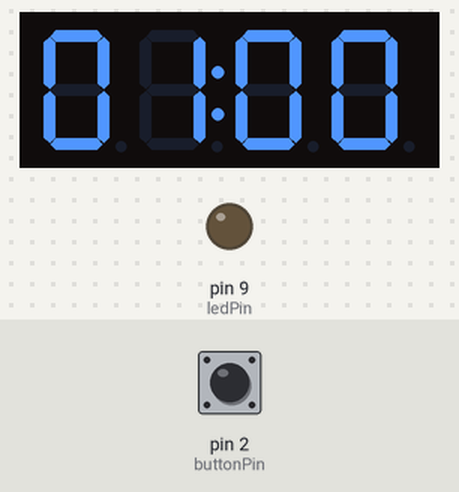
Bench run of a sketch on a simulated Arduino Uno, built with avr-gcc and run on an emulated ATmega328P. Parts: 4-digit seven-segment display, output pins drawn as LEDs (lit = HIGH). Inputs (shaded band) come from the test bench; at power-on: pin 2 (buttonPin) LOW. What the sketch prints to the serial monitor is not drawn.

Above: at 1.2 s.
1.3 s: pin 2 (buttonPin) pulled HIGH for 0.15 s
At 3.1 s:
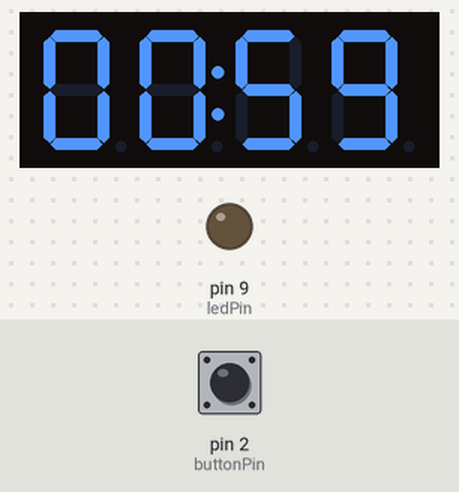
At 5.1 s:
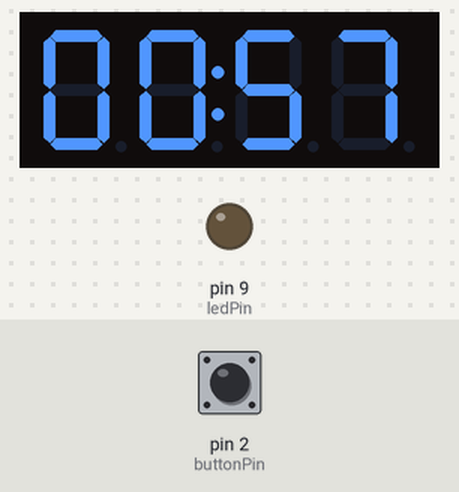
Timing chart, 0 to 6.6 s (numbered marks = the images above; inputs shaded):
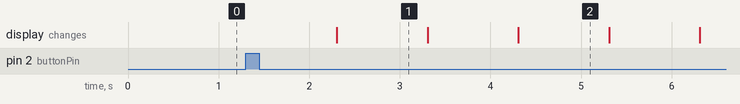

The sketch:

timer.ino
```cpp
#include <Wire.h>
#include <Adafruit_GFX.h>
#include "Adafruit_LEDBackpack.h"

Adafruit_7segment matrix = Adafruit_7segment();
const int buttonPin = 2;
const int ledPin = 9;

const int MIN_SEC_MINUTE = 0;

int mIniziale = 1;
int s1 = MIN_SEC_MINUTE;
int s2 = MIN_SEC_MINUTE;

void setup() {
  pinMode(buttonPin, INPUT);
  pinMode(ledPin, OUTPUT);

  #ifndef __AVR_ATtiny85__
    Serial.begin(9600);
    Serial.println("7 Segment Backpack Test");
  #endif
    matrix.begin(0x70);
}

void loop() {
   int m = mIniziale;

   matrix.drawColon(true);
   matrix.writeDigitNum(0, 0, false);
   matrix.writeDigitNum(1, m, false);
   matrix.writeDigitNum(3, 0, false);
   matrix.writeDigitNum(4, 0, false);
   matrix.writeDisplay();

   //Parte al click del bottone
   if(digitalRead(buttonPin)){
     int t = 60*m;
     analogWrite(ledPin, LOW);
     for(int i = 0; i < t; i++){
       //Scrive sul 7segmenti
       matrix.drawColon(true);
       matrix.writeDigitNum(0, 0, false);
       matrix.writeDigitNum(1, m, false);
       matrix.writeDigitNum(3, s1, false);
       matrix.writeDigitNum(4, s2, false);
       matrix.writeDisplay();

       //Conto alla rovescia
       if(s1 == MIN_SEC_MINUTE && s2 == MIN_SEC_MINUTE){
        m--;
        s1 = 5;
        s2 = 9;
       }else if(s2 == MIN_SEC_MINUTE){
        s1--;
        s2 = 9;
       }else{
        s2--;
       }

       delay(1000);
       if(m == MIN_SEC_MINUTE &&
         s1 == MIN_SEC_MINUTE &&
         s2 == MIN_SEC_MINUTE){
          Serial.println("STOP");
          analogWrite(ledPin, HIGH);
       }
     }
   }
}
```

Measured:
- after the input at 1.3 s, the display: changes after 1.0 s (image 1)
- what the display in image 2 shows lasts 1.0 s, from 4.3 s to 5.3 s
